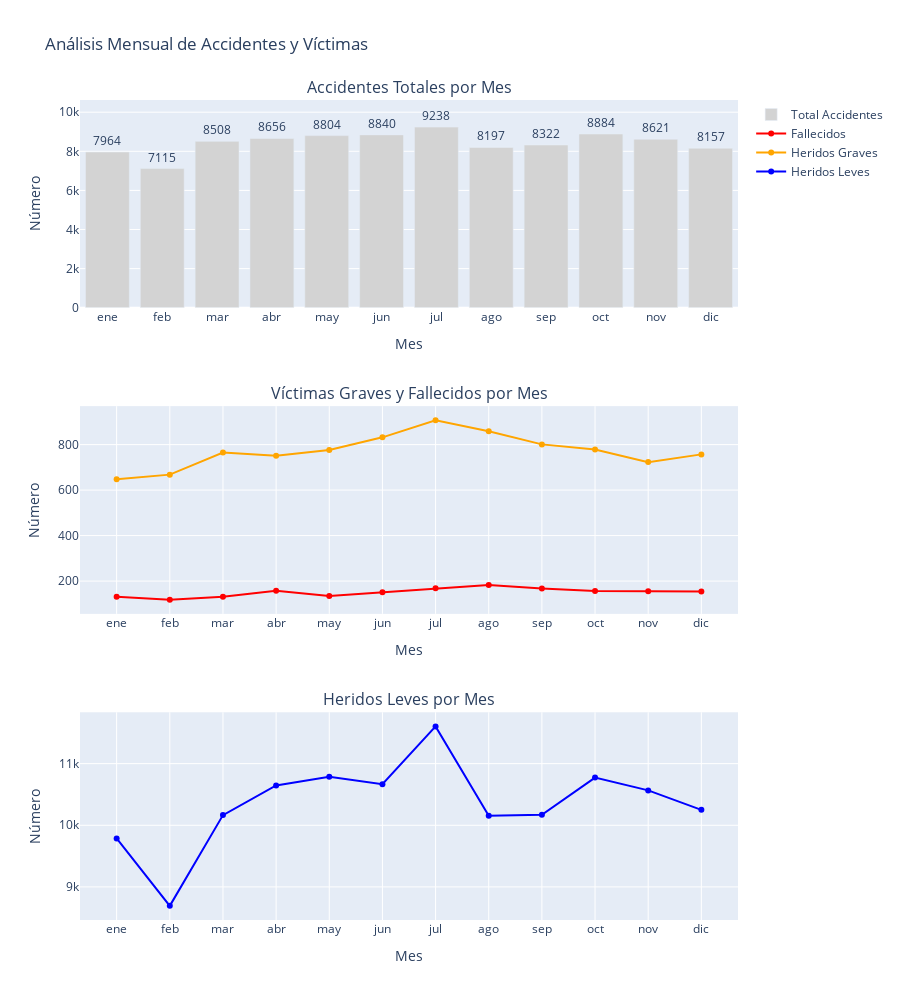
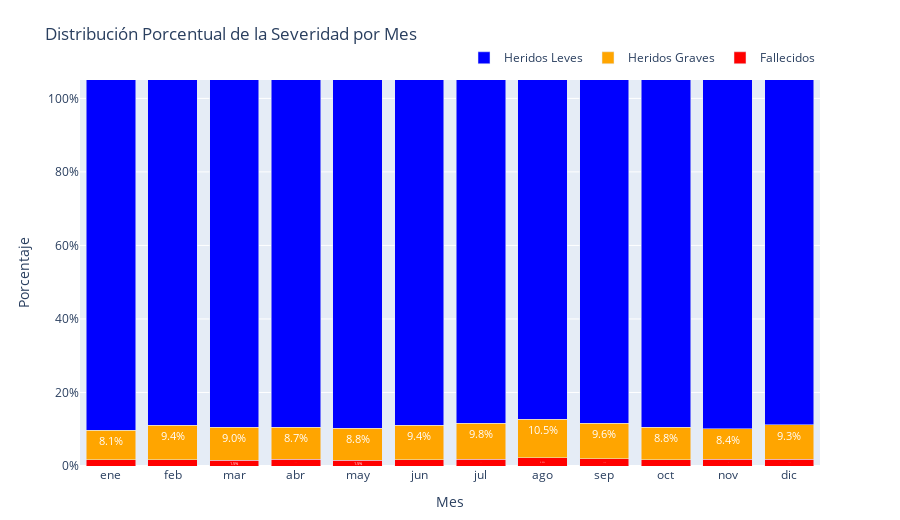

Notebook code cell kept with these figures, in order:
### Markdown cell above
### 1.2 Distribución Temporal de Accidentes

Analizaremos los patrones temporales de los accidentes, incluyendo:
- Distribución semanal
- Patrones mensuales
- Análisis por tramos horarios
- Identificación de períodos críticos

### Code cell
# Análisis mensual
orden_meses = ['ene', 'feb', 'mar', 'abr', 'may', 'jun', 
               'jul', 'ago', 'sep', 'oct', 'nov', 'dic']

# Agregación mensual incluyendo accidentes totales
mensual = df.groupby('mes_label').agg({
    'muertos_30d': ['count', 'sum'],  
    'heridos_graves_30d': 'sum',
    'heridos_leves_30d': 'sum',
    'victimas_30d': 'sum'
}).reindex(orden_meses)

# Aplanar columnas multinivel
mensual.columns = ['total_accidentes', 'fallecidos', 'heridos_graves', 'heridos_leves', 'total_victimas']

# Crear figura con subplots
fig = make_subplots(rows=3, cols=1,
                    subplot_titles=('Accidentes Totales por Mes',
                                  'Víctimas Graves y Fallecidos por Mes',
                                  'Heridos Leves por Mes'),
                    vertical_spacing=0.12,
                    row_heights=[0.33, 0.33, 0.33])

# 1. Gráfico de accidentes totales con etiquetas encima de cada barra
fig.add_trace(
    go.Bar(
        x=mensual.index, 
        y=mensual['total_accidentes'],
        name='Total Accidentes',
        marker_color='lightgrey',
        text=mensual['total_accidentes'],
        textposition='outside',
        texttemplate='%{text:.0f}'
    ),
    row=1, col=1
)

fig.update_traces(cliponaxis=False, selector=dict(type='bar'))

ymax = float(mensual['total_accidentes'].max())
fig.update_yaxes(range=[0, ymax * 1.15], row=1, col=1)

# 2. Gráfico de víctimas graves y fallecidos
for col, nombre, color in zip(['fallecidos', 'heridos_graves'], 
                            ['Fallecidos', 'Heridos Graves'],
                            ['red', 'orange']):
    fig.add_trace(
        go.Scatter(x=mensual.index, 
                  y=mensual[col],
                  name=nombre,
                  mode='lines+markers',
                  line=dict(color=color)),
        row=2, col=1
    )

# 3. Gráfico de heridos leves
fig.add_trace(
    go.Scatter(x=mensual.index, 
              y=mensual['heridos_leves'],
              name='Heridos Leves',
              mode='lines+markers',
              line=dict(color='blue')),
    row=3, col=1
)

# Actualizar layout
fig.update_layout(
    height=1000,
    title_text="Análisis Mensual de Accidentes y Víctimas",
    showlegend=True
)

# Actualizar títulos de ejes
for i in range(1, 4):
    fig.update_xaxes(title_text='Mes', row=i, col=1)
    fig.update_yaxes(title_text='Número', row=i, col=1)

fig.show()

# Calcular proporciones mensuales de severidad
prop_mensual = mensual[['fallecidos', 'heridos_graves', 'heridos_leves']].div(mensual['total_accidentes'], axis=0)

cols_map = {
    'fallecidos': ('Fallecidos', 'red', mensual['fallecidos']),
    'heridos_graves': ('Heridos Graves', 'orange', mensual['heridos_graves']),
    'heridos_leves': ('Heridos Leves', 'blue', mensual['heridos_leves'])
}

fig_prop = go.Figure()

# Añadir trazas apiladas con texto de porcentaje y customdata con conteos absolutos
for col in ['fallecidos', 'heridos_graves', 'heridos_leves']:
    nombre, color = cols_map[col][0], cols_map[col][1]
    cuentas = cols_map[col][2].reindex(orden_meses)  # asegurar orden
    porcentajes = (prop_mensual[col].reindex(orden_meses) * 100).fillna(0)

    fig_prop.add_trace(
        go.Bar(
            name=nombre,
            x=orden_meses,
            y=porcentajes,
            marker_color=color,
            text=[f"{v:.1f}%" if v >= 1.0 else "" for v in porcentajes],  
            textposition='inside',
            textfont=dict(color='white', size=11),
            customdata=cuentas.values,
            hovertemplate="%{x}<br>" + nombre + ": %{y:.1f}% (%{customdata:.0f} personas)<extra></extra>"
        )
    )

fig_prop.update_layout(
    barmode='stack',
    title='Distribución Porcentual de la Severidad por Mes',
    yaxis=dict(range=[0,105], ticksuffix='%', title='Porcentaje'),
    xaxis=dict(title='Mes', categoryorder='array', categoryarray=orden_meses),
    height=520,
    legend=dict(orientation='h', yanchor='bottom', y=1.02, xanchor='right', x=1),
    margin=dict(t=80, b=40)
)

fig_prop.show()

# Estadísticas mensuales detalladas
print("\nEstadísticas mensuales:")
print("\nResumen de accidentes y víctimas por mes:")
stats_display = mensual.copy()
stats_display.columns = ['Total Accidentes', 'Fallecidos', 'Heridos Graves', 
                        'Heridos Leves', 'Total Víctimas']
display(stats_display.round(2))

# Análisis de meses críticos
print("\nMeses críticos:")
print(f"Mes con más accidentes: {mensual['total_accidentes'].idxmax()} ({mensual['total_accidentes'].max():.0f} accidentes)")
print(f"Mes con más víctimas totales: {mensual['total_victimas'].idxmax()} ({mensual['total_victimas'].max():.0f} víctimas)")
print(f"Mes con más fallecidos: {mensual['fallecidos'].idxmax()} ({mensual['fallecidos'].max():.0f} fallecidos)")
print(f"Mes con más heridos graves: {mensual['heridos_graves'].idxmax()} ({mensual['heridos_graves'].max():.0f} heridos graves)")
print(f"Mes con más heridos leves: {mensual['heridos_leves'].idxmax()} ({mensual['heridos_leves'].max():.0f} heridos leves)")

# Calcular tasas de severidad
print("\nTasas de severidad por cada 100 accidentes:")
tasas = pd.DataFrame({
    'Tasa Mortalidad': (mensual['fallecidos'] / mensual['total_accidentes'] * 100).round(2),
    'Tasa Heridos Graves': (mensual['heridos_graves'] / mensual['total_accidentes'] * 100).round(2),
    'Tasa Heridos Leves': (mensual['heridos_leves'] / mensual['total_accidentes'] * 100).round(2)
})
display(tasas)

### Figure 1 — Plotly figure (JSON) as saved in the notebook; plotly's stock layout.template omitted (floating-point values rounded to 4 significant figures)
{"data": [{"cliponaxis": false, "marker": {"color": "lightgrey"}, "name": "Total Accidentes", "text": [7964.0, 7115.0, 8508.0, 8656.0, 8804.0, 8840.0, 9238.0, 8197.0, 8322.0, 8884.0, 8621.0, 8157.0], "textposition": "outside", "texttemplate": "%{text:.0f}", "type": "bar", "x": ["ene", "feb", "mar", "abr", "may", "jun", "jul", "ago", "sep", "oct", "nov", "dic"], "xaxis": "x", "y": [7964, 7115, 8508, 8656, 8804, 8840, 9238, 8197, 8322, 8884, 8621, 8157], "yaxis": "y"}, {"line": {"color": "red"}, "mode": "lines+markers", "name": "Fallecidos", "type": "scatter", "x": ["ene", "feb", "mar", "abr", "may", "jun", "jul", "ago", "sep", "oct", "nov", "dic"], "xaxis": "x2", "y": [131, 118, 131, 158, 134, 151, 168, 183, 167, 156, 155, 154], "yaxis": "y2"}, {"line": {"color": "orange"}, "mode": "lines+markers", "name": "Heridos Graves", "type": "scatter", "x": ["ene", "feb", "mar", "abr", "may", "jun", "jul", "ago", "sep", "oct", "nov", "dic"], "xaxis": "x2", "y": [648, 668, 765, 751, 776, 832, 907, 859, 801, 778, 723, 757], "yaxis": "y2"}, {"line": {"color": "blue"}, "mode": "lines+markers", "name": "Heridos Leves", "type": "scatter", "x": ["ene", "feb", "mar", "abr", "may", "jun", "jul", "ago", "sep", "oct", "nov", "dic"], "xaxis": "x3", "y": [9787, 8693, 10165, 10647, 10788, 10666, 11604, 10155, 10170, 10774, 10566, 10251], "yaxis": "y3"}], "layout": {"annotations": [{"font": {"size": 16}, "showarrow": false, "text": "Accidentes Totales por Mes", "x": 0.5, "xanchor": "center", "xref": "paper", "y": 1, "yanchor": "bottom", "yref": "paper"}, {"font": {"size": 16}, "showarrow": false, "text": "Víctimas Graves y Fallecidos por Mes", "x": 0.5, "xanchor": "center", "xref": "paper", "y": 0.6267, "yanchor": "bottom", "yref": "paper"}, {"font": {"size": 16}, "showarrow": false, "text": "Heridos Leves por Mes", "x": 0.5, "xanchor": "center", "xref": "paper", "y": 0.2533, "yanchor": "bottom", "yref": "paper"}], "height": 1000, "showlegend": true, "title": {"text": "Análisis Mensual de Accidentes y Víctimas"}, "xaxis": {"anchor": "y", "domain": [0, 1], "title": {"text": "Mes"}}, "xaxis2": {"anchor": "y2", "domain": [0, 1], "title": {"text": "Mes"}}, "xaxis3": {"anchor": "y3", "domain": [0, 1], "title": {"text": "Mes"}}, "yaxis": {"anchor": "x", "domain": [0.7467, 1], "range": [0, 10620.0], "title": {"text": "Número"}}, "yaxis2": {"anchor": "x2", "domain": [0.3733, 0.6267], "title": {"text": "Número"}}, "yaxis3": {"anchor": "x3", "domain": [0, 0.2533], "title": {"text": "Número"}}}}

### Figure 2 — Plotly figure (JSON) as saved in the notebook; plotly's stock layout.template omitted (floating-point values rounded to 4 significant figures)
{"data": [{"customdata": [131, 118, 131, 158, 134, 151, 168, 183, 167, 156, 155, 154], "hovertemplate": "%{x}<br>Fallecidos: %{y:.1f}% (%{customdata:.0f} personas)<extra></extra>", "marker": {"color": "red"}, "name": "Fallecidos", "text": ["1.6%", "1.7%", "1.5%", "1.8%", "1.5%", "1.7%", "1.8%", "2.2%", "2.0%", "1.8%", "1.8%", "1.9%"], "textfont": {"color": "white", "size": 11}, "textposition": "inside", "type": "bar", "x": ["ene", "feb", "mar", "abr", "may", "jun", "jul", "ago", "sep", "oct", "nov", "dic"], "y": [1.645, 1.658, 1.54, 1.825, 1.522, 1.708, 1.819, 2.233, 2.007, 1.756, 1.798, 1.888]}, {"customdata": [648, 668, 765, 751, 776, 832, 907, 859, 801, 778, 723, 757], "hovertemplate": "%{x}<br>Heridos Graves: %{y:.1f}% (%{customdata:.0f} personas)<extra></extra>", "marker": {"color": "orange"}, "name": "Heridos Graves", "text": ["8.1%", "9.4%", "9.0%", "8.7%", "8.8%", "9.4%", "9.8%", "10.5%", "9.6%", "8.8%", "8.4%", "9.3%"], "textfont": {"color": "white", "size": 11}, "textposition": "inside", "type": "bar", "x": ["ene", "feb", "mar", "abr", "may", "jun", "jul", "ago", "sep", "oct", "nov", "dic"], "y": [8.137, 9.389, 8.992, 8.676, 8.814, 9.412, 9.818, 10.48, 9.625, 8.757, 8.386, 9.28]}, {"customdata": [9787, 8693, 10165, 10647, 10788, 10666, 11604, 10155, 10170, 10774, 10566, 10251], "hovertemplate": "%{x}<br>Heridos Leves: %{y:.1f}% (%{customdata:.0f} personas)<extra></extra>", "marker": {"color": "blue"}, "name": "Heridos Leves", "text": ["122.9%", "122.2%", "119.5%", "123.0%", "122.5%", "120.7%", "125.6%", "123.9%", "122.2%", "121.3%", "122.6%", "125.7%"], "textfont": {"color": "white", "size": 11}, "textposition": "inside", "type": "bar", "x": ["ene", "feb", "mar", "abr", "may", "jun", "jul", "ago", "sep", "oct", "nov", "dic"], "y": [122.9, 122.2, 119.5, 123.0, 122.5, 120.7, 125.6, 123.9, 122.2, 121.3, 122.6, 125.7]}], "layout": {"barmode": "stack", "height": 520, "legend": {"orientation": "h", "x": 1, "xanchor": "right", "y": 1.02, "yanchor": "bottom"}, "margin": {"b": 40, "t": 80}, "title": {"text": "Distribución Porcentual de la Severidad por Mes"}, "xaxis": {"categoryarray": ["ene", "feb", "mar", "abr", "may", "jun", "jul", "ago", "sep", "oct", "nov", "dic"], "categoryorder": "array", "title": {"text": "Mes"}}, "yaxis": {"range": [0, 105], "ticksuffix": "%", "title": {"text": "Porcentaje"}}}}
